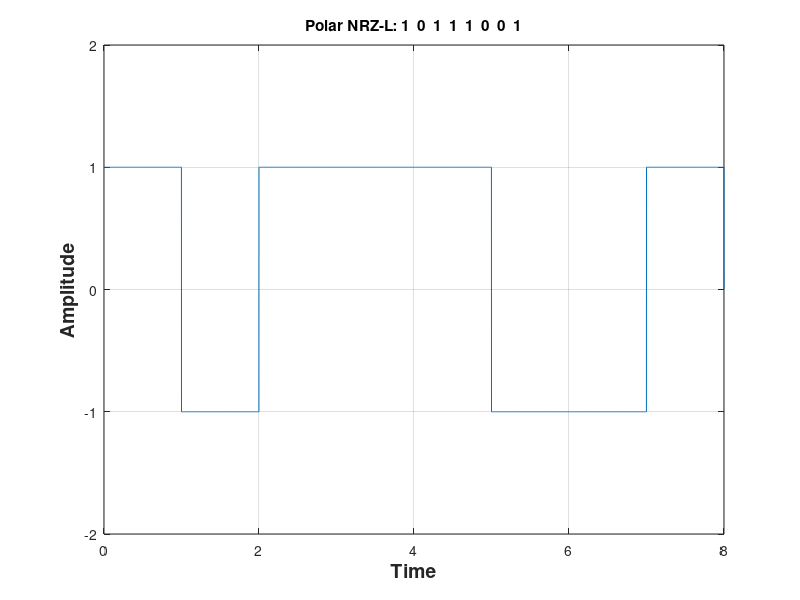

Write MATLAB code to recreate this figure.
clc;
clear all;
close all;
        
bits = [1 0 1 1 1 0 0 1];
bitrate=1; %bit per second
T=length(bits)/bitrate;
n=1000;
N=n*length(bits);   
dt=T/N;
t=0:dt:T;
x=[zeros(1,length(t))]; 
 
for i=1:length(bits)
  if bits(i)==1
    x((i-1)*n+1:i*n) = 1;
  else x((i-1)*n+1:i*n) = -1;
  end
end
plot(t,x);
axis([0 t(end) -2 2]);
grid on;
counter = 0;
for i = 1:length(t)
  if t(i)>counter
    counter = counter + 1;
    if x(i)>0
      result(counter) = x(i);
    else result(counter) = 0;
    end
  end
end
disp('NRZ-L Decoding:');
disp(result);
xlabel('Time', 'fontsize',14, 'fontWeight','bold');
ylabel('Amplitude', 'fontsize',14, 'fontWeight','bold');
title(['Polar NRZ-L: ' num2str(bits)]);

